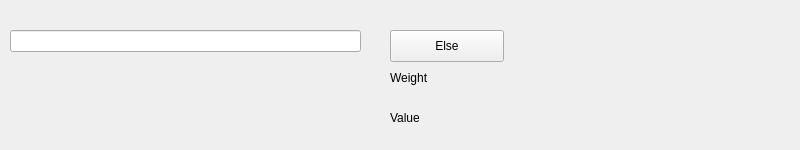
<?xml version="1.0" encoding="UTF-8"?>
<ui version="4.0">
 <class>DefuzzEditor</class>
 <widget class="QWidget" name="DefuzzEditor">
  <property name="geometry">
   <rect>
    <x>0</x>
    <y>0</y>
    <width>800</width>
    <height>150</height>
   </rect>
  </property>
  <property name="windowTitle">
   <string>Form</string>
  </property>
  <widget class="QLineEdit" name="defuzzName">
   <property name="geometry">
    <rect>
     <x>10</x>
     <y>30</y>
     <width>351</width>
     <height>22</height>
    </rect>
   </property>
  </widget>
  <widget class="QPushButton" name="isElse_pb">
   <property name="geometry">
    <rect>
     <x>390</x>
     <y>30</y>
     <width>114</width>
     <height>32</height>
    </rect>
   </property>
   <property name="text">
    <string>Else</string>
   </property>
   <property name="checkable">
    <bool>true</bool>
   </property>
  </widget>
  <widget class="QLabel" name="label">
   <property name="geometry">
    <rect>
     <x>390</x>
     <y>70</y>
     <width>62</width>
     <height>16</height>
    </rect>
   </property>
   <property name="text">
    <string>Weight</string>
   </property>
  </widget>
  <widget class="QLabel" name="label_2">
   <property name="geometry">
    <rect>
     <x>390</x>
     <y>110</y>
     <width>62</width>
     <height>16</height>
    </rect>
   </property>
   <property name="text">
    <string>Value</string>
   </property>
  </widget>
 </widget>
 <resources/>
 <connections/>
</ui>
